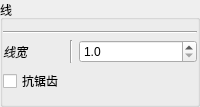
                    <widget class="QGroupBox" name="groupBox_4">
                     <property name="title">
                      <string>线</string>
                     </property>
                     <layout class="QVBoxLayout" name="verticalLayout_10">
                      <property name="leftMargin">
                       <number>0</number>
                      </property>
                      <property name="rightMargin">
                       <number>0</number>
                      </property>
                      <item>
                       <widget class="Line" name="line_38">
                        <property name="orientation">
                         <enum>Qt::Horizontal</enum>
                        </property>
                       </widget>
                      </item>
                      <item>
                       <layout class="QGridLayout" name="gridLayout_15">
                        <property name="topMargin">
                         <number>0</number>
                        </property>
                        <item row="0" column="2">
                         <widget class="QDoubleSpinBox" name="_channels_lw">
                          <property name="decimals">
                           <number>1</number>
                          </property>
                          <property name="minimum">
                           <double>1.000000000000000</double>
                          </property>
                          <property name="maximum">
                           <double>10.000000000000000</double>
                          </property>
                         </widget>
                        </item>
                        <item row="2" column="2">
                         <spacer name="horizontalSpacer_48">
                          <property name="orientation">
                           <enum>Qt::Horizontal</enum>
                          </property>
                          <property name="sizeHint" stdset="0">
                           <size>
                            <width>40</width>
                            <height>0</height>
                           </size>
                          </property>
                         </spacer>
                        </item>
                        <item row="0" column="0">
                         <widget class="QLabel" name="label_36">
                          <property name="font">
                           <font>
                            <italic>true</italic>
                            <stylestrategy>PreferDefault</stylestrategy>
                            <kerning>true</kerning>
                           </font>
                          </property>
                          <property name="text">
                           <string>线宽</string>
                          </property>
                         </widget>
                        </item>
                        <item row="0" column="1">
                         <widget class="Line" name="line_15">
                          <property name="orientation">
                           <enum>Qt::Vertical</enum>
                          </property>
                         </widget>
                        </item>
                        <item row="1" column="0">
                         <widget class="QCheckBox" name="_channels_alias">
                          <property name="text">
                           <string>抗锯齿</string>
                          </property>
                         </widget>
                        </item>
                       </layout>
                      </item>
                     </layout>
                    </widget>
